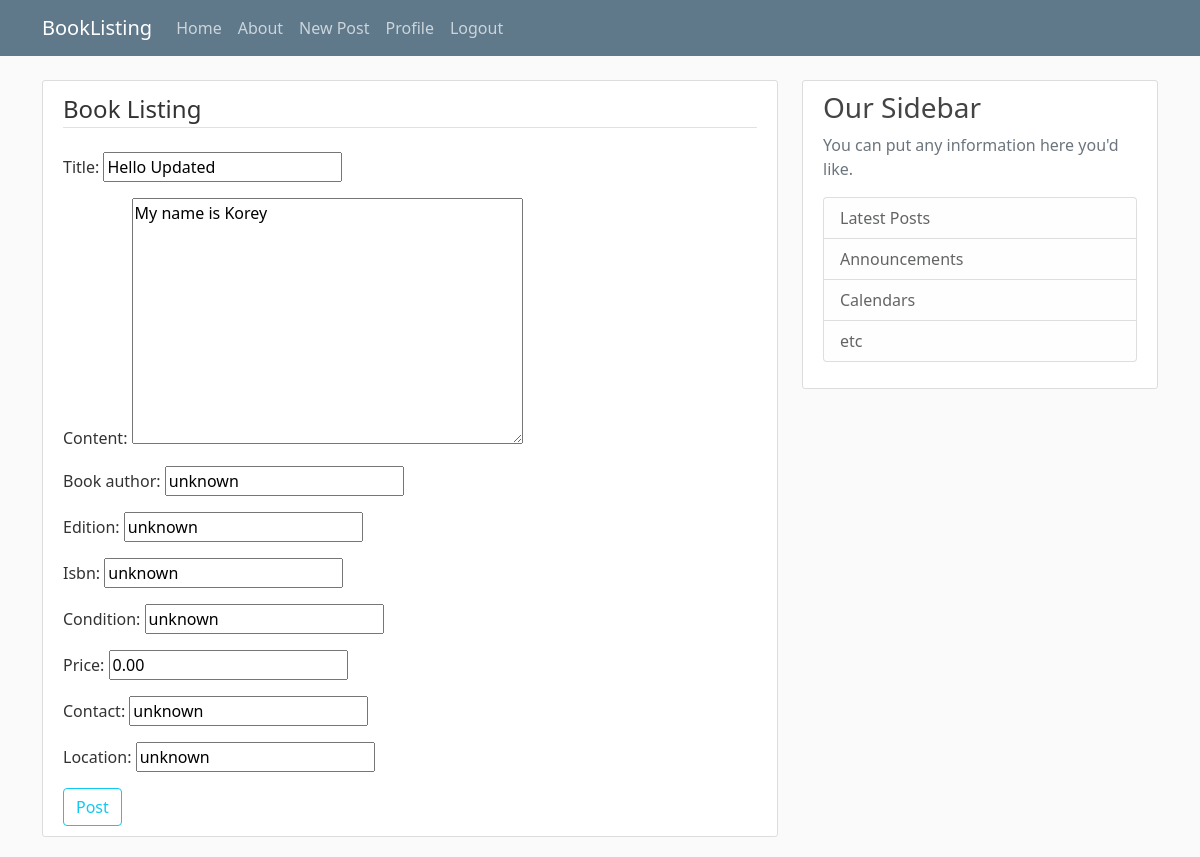
The app's page /post/7/update/ (signed in) with its own data.
### listing/models.py (models this page shows)
class Post(models.Model):
    title = models.CharField(max_length=100)
    content = models.TextField()
    date_posted = models.DateTimeField(default=timezone.now)
    author = models.ForeignKey(User, on_delete=models.CASCADE)
    book_author = models.CharField(max_length=100, default='unknown')
    edition = models.CharField(max_length=100, default='unknown')
    isbn = models.CharField(max_length=100, default='unknown')
    condition = models.CharField(max_length=100, default='unknown')
    price = models.DecimalField(max_digits=8, decimal_places=2, default=0.00)
    contact = models.CharField(max_length=100, default='unknown')
    location = models.CharField(max_length=100, default='unknown')

### listing/views.py (the view, shortened to what this page needs)
# urls.py: path('post/<int:pk>/update/', PostUpdateView.as_view(), name='post-update'),
class PostUpdateView(LoginRequiredMixin, UserPassesTestMixin, UpdateView):
    model = Post
    fields = ['title', 'content', 'book_author', 'edition', 'isbn', 'condition', 'price', 'contact', 'location']
    def test_func(self):
        post = self.get_object()
        if self.request.user == post.author:
            return True
        return False

### listing/templates/listing/post_form.html (shortened to what this page needs)
{% extends "listing/base.html" %} {% block content %}
<div class="content-section">
  <form method="POST">
    <fieldset class="form-group">
      <legend class="border-bottom mb-4">Book Listing</legend>
      {{ form.as_p }}
    </fieldset>
    <div class="form-group">
      <button class="btn btn-outline-info" type="submit">Post</button>
    </div>
  </form>
</div>
{% endblock content %}

### listing/static/listing/main.css (style rules this page uses)
body { background: #fafafa; color: #333333; margin-top: 5rem; }
.content-section { background: #ffffff; padding: 10px 20px; border: 1px solid #dddddd; border-radius: 3px; margin-bottom: 20px; }

### records on screen
Post: title "Hello Updated", content "My name is Korey", book_author "unknown", edition "unknown", isbn "unknown", condition "unknown", price "0.00", contact "unknown", location "unknown"
